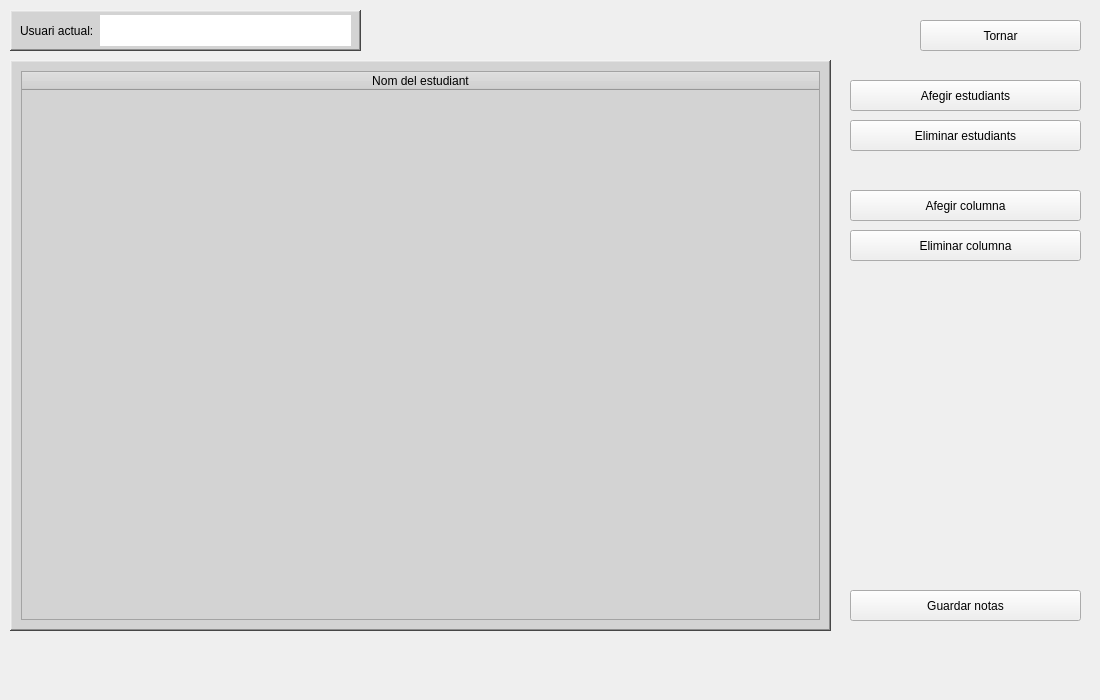
<?xml version="1.0" encoding="UTF-8"?>
<ui version="4.0">
 <class>Form</class>
 <widget class="QWidget" name="Form">
  <property name="geometry">
   <rect>
    <x>0</x>
    <y>0</y>
    <width>1100</width>
    <height>700</height>
   </rect>
  </property>
  <property name="minimumSize">
   <size>
    <width>1100</width>
    <height>700</height>
   </size>
  </property>
  <property name="windowTitle">
   <string>Form</string>
  </property>
  <widget class="QPushButton" name="backButton">
   <property name="geometry">
    <rect>
     <x>920</x>
     <y>20</y>
     <width>161</width>
     <height>31</height>
    </rect>
   </property>
   <property name="text">
    <string>Tornar</string>
   </property>
  </widget>
  <widget class="QFrame" name="userFrame">
   <property name="geometry">
    <rect>
     <x>10</x>
     <y>10</y>
     <width>351</width>
     <height>41</height>
    </rect>
   </property>
   <property name="styleSheet">
    <string notr="true">background-color: rgb(211, 211, 211);</string>
   </property>
   <property name="frameShape">
    <enum>QFrame::WinPanel</enum>
   </property>
   <property name="frameShadow">
    <enum>QFrame::Raised</enum>
   </property>
   <property name="lineWidth">
    <number>2</number>
   </property>
   <property name="midLineWidth">
    <number>0</number>
   </property>
   <widget class="QLabel" name="textUserLabel">
    <property name="geometry">
     <rect>
      <x>10</x>
      <y>10</y>
      <width>81</width>
      <height>21</height>
     </rect>
    </property>
    <property name="text">
     <string>Usuari actual:</string>
    </property>
   </widget>
   <widget class="QLabel" name="userLabel">
    <property name="geometry">
     <rect>
      <x>90</x>
      <y>5</y>
      <width>251</width>
      <height>31</height>
     </rect>
    </property>
    <property name="styleSheet">
     <string notr="true">background-color: rgb(255, 255, 255);
color: rgb(255, 0, 0);</string>
    </property>
    <property name="text">
     <string/>
    </property>
   </widget>
  </widget>
  <widget class="QFrame" name="frame">
   <property name="geometry">
    <rect>
     <x>10</x>
     <y>60</y>
     <width>821</width>
     <height>571</height>
    </rect>
   </property>
   <property name="styleSheet">
    <string notr="true">background-color: rgb(211, 211, 211);</string>
   </property>
   <property name="frameShape">
    <enum>QFrame::WinPanel</enum>
   </property>
   <property name="frameShadow">
    <enum>QFrame::Raised</enum>
   </property>
   <property name="lineWidth">
    <number>2</number>
   </property>
   <property name="midLineWidth">
    <number>0</number>
   </property>
   <layout class="QGridLayout" name="gridLayout">
    <item row="0" column="0">
     <widget class="QTableWidget" name="notesTable">
      <property name="minimumSize">
       <size>
        <width>0</width>
        <height>0</height>
       </size>
      </property>
      <property name="maximumSize">
       <size>
        <width>999</width>
        <height>999</height>
       </size>
      </property>
      <property name="frameShape">
       <enum>QFrame::StyledPanel</enum>
      </property>
      <property name="frameShadow">
       <enum>QFrame::Sunken</enum>
      </property>
      <property name="autoScrollMargin">
       <number>10</number>
      </property>
      <property name="verticalScrollMode">
       <enum>QAbstractItemView::ScrollPerPixel</enum>
      </property>
      <property name="horizontalScrollMode">
       <enum>QAbstractItemView::ScrollPerPixel</enum>
      </property>
      <property name="sortingEnabled">
       <bool>true</bool>
      </property>
      <property name="columnCount">
       <number>1</number>
      </property>
      <attribute name="horizontalHeaderCascadingSectionResizes">
       <bool>false</bool>
      </attribute>
      <attribute name="horizontalHeaderMinimumSectionSize">
       <number>50</number>
      </attribute>
      <attribute name="horizontalHeaderDefaultSectionSize">
       <number>100</number>
      </attribute>
      <attribute name="horizontalHeaderHighlightSections">
       <bool>false</bool>
      </attribute>
      <attribute name="horizontalHeaderShowSortIndicator" stdset="0">
       <bool>true</bool>
      </attribute>
      <attribute name="horizontalHeaderStretchLastSection">
       <bool>true</bool>
      </attribute>
      <attribute name="verticalHeaderVisible">
       <bool>true</bool>
      </attribute>
      <attribute name="verticalHeaderCascadingSectionResizes">
       <bool>false</bool>
      </attribute>
      <attribute name="verticalHeaderShowSortIndicator" stdset="0">
       <bool>false</bool>
      </attribute>
      <column>
       <property name="text">
        <string>Nom del estudiant</string>
       </property>
      </column>
     </widget>
    </item>
   </layout>
  </widget>
  <widget class="QPushButton" name="addStudentButton">
   <property name="geometry">
    <rect>
     <x>850</x>
     <y>80</y>
     <width>231</width>
     <height>31</height>
    </rect>
   </property>
   <property name="text">
    <string>Afegir estudiants</string>
   </property>
  </widget>
  <widget class="QPushButton" name="deleteStudentButton">
   <property name="geometry">
    <rect>
     <x>850</x>
     <y>120</y>
     <width>231</width>
     <height>31</height>
    </rect>
   </property>
   <property name="text">
    <string>Eliminar estudiants</string>
   </property>
  </widget>
  <widget class="QPushButton" name="addColumnButton">
   <property name="geometry">
    <rect>
     <x>850</x>
     <y>190</y>
     <width>231</width>
     <height>31</height>
    </rect>
   </property>
   <property name="text">
    <string>Afegir columna</string>
   </property>
  </widget>
  <widget class="QPushButton" name="deleteColumnButton">
   <property name="geometry">
    <rect>
     <x>850</x>
     <y>230</y>
     <width>231</width>
     <height>31</height>
    </rect>
   </property>
   <property name="text">
    <string>Eliminar columna</string>
   </property>
  </widget>
  <widget class="QPushButton" name="saveButton">
   <property name="geometry">
    <rect>
     <x>850</x>
     <y>590</y>
     <width>231</width>
     <height>31</height>
    </rect>
   </property>
   <property name="text">
    <string>Guardar notas</string>
   </property>
  </widget>
  <widget class="QLabel" name="statusLabel">
   <property name="geometry">
    <rect>
     <x>850</x>
     <y>630</y>
     <width>231</width>
     <height>21</height>
    </rect>
   </property>
   <property name="styleSheet">
    <string notr="true">color: rgb(255, 0, 0);</string>
   </property>
   <property name="text">
    <string/>
   </property>
  </widget>
 </widget>
 <resources/>
 <connections/>
</ui>
